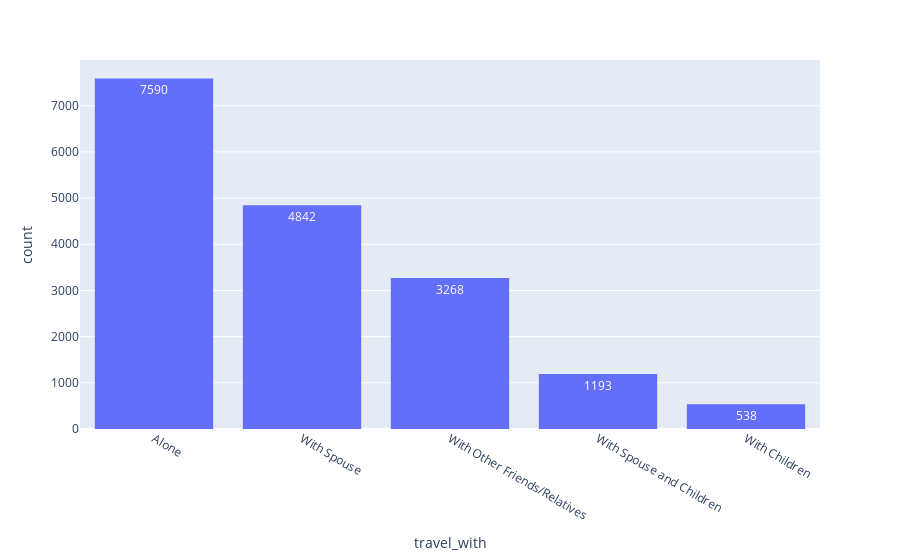

Notebook code for this chart:
### Code cell
px.histogram(TrainDF,x='travel_with',text_auto=True).update_xaxes(categoryorder="total descending")

### Figure 1 — Plotly figure (JSON) as saved in the notebook; plotly's stock layout.template omitted (floating-point values rounded to 4 significant figures; data arrays with more than 128 entries replaced by an {"elided": "..."} marker saying what was removed)
{"data": [{"alignmentgroup": "True", "bingroup": "x", "hovertemplate": "travel_with=%{x}<br>count=%{y}<extra></extra>", "legendgroup": "", "marker": {"color": "#636efa", "pattern": {"shape": ""}}, "name": "", "offsetgroup": "", "orientation": "v", "showlegend": false, "texttemplate": "%{value}", "type": "histogram", "x": {"elided": "18506 str values"}, "xaxis": "x", "yaxis": "y"}], "layout": {"autosize": true, "barmode": "relative", "legend": {"tracegroupgap": 0}, "margin": {"t": 60}, "xaxis": {"anchor": "y", "autorange": true, "categoryorder": "total descending", "domain": [0, 1], "range": [-0.5, 4.5], "title": {"text": "travel_with"}, "type": "category"}, "yaxis": {"anchor": "x", "autorange": true, "domain": [0, 1], "range": [0, 7989.0], "title": {"text": "count"}}}}
